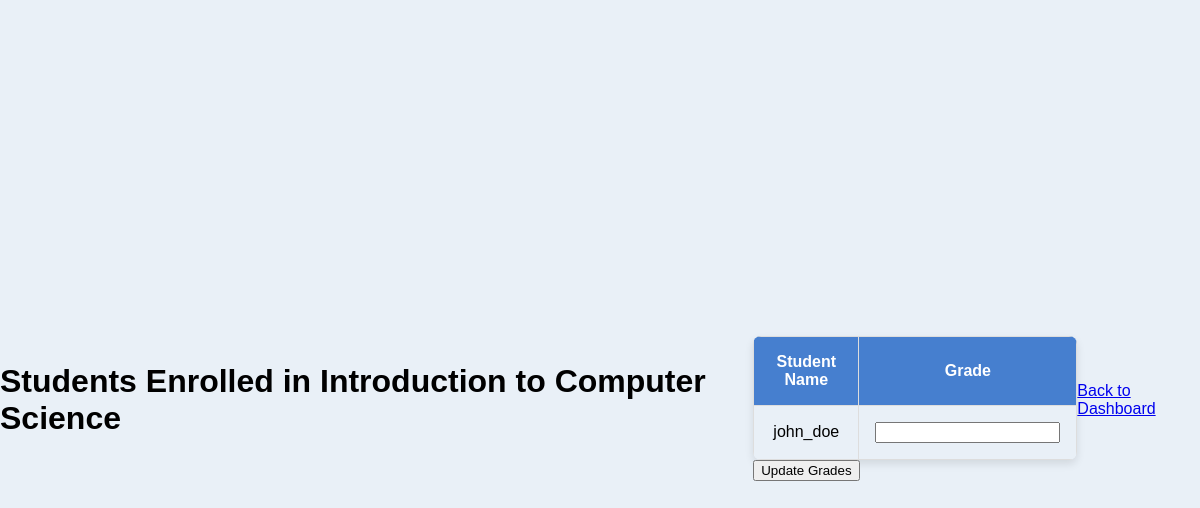
Page /teacher/course/1/students (signed in) on the earlier database version.
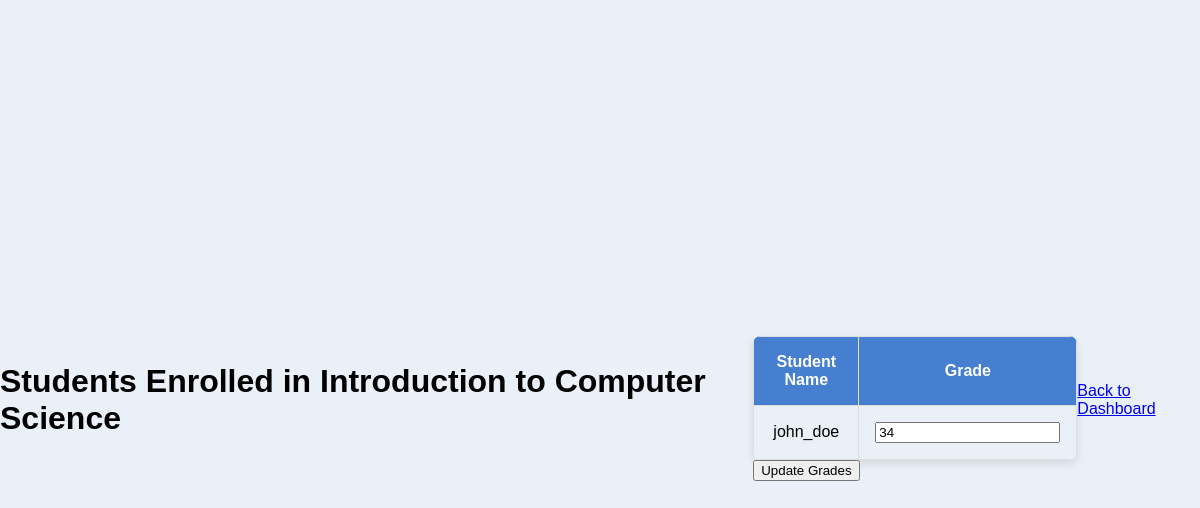
Same page on the later database version.
### app.py (models this page shows, shortened)
class Course(db.Model):
    id = db.Column(db.Integer, primary_key=True)
    course_code = db.Column(db.String(10), unique=True, nullable=False)
    course_name = db.Column(db.String(100), nullable=False)
    capacity = db.Column(db.Integer, nullable=False)
    teacher_id = db.Column(db.Integer, db.ForeignKey('user.id'), nullable=True)
    teacher = db.relationship('User', backref='teaching_courses', foreign_keys=[teacher_id])
    time = db.Column(db.String(50), nullable=True)
    enrolled_count = db.Column(db.Integer, default=0)

class User(UserMixin, db.Model):
    id = db.Column(db.Integer, primary_key=True)
    username = db.Column(db.String(150), unique=True, nullable=False)
    password = db.Column(db.String(150), nullable=False)
    role = db.Column(db.String(50))

class Enrollment(db.Model):
    id = db.Column(db.Integer, primary_key=True)
    course_id = db.Column(db.Integer, db.ForeignKey('course.id'), nullable=False)
    user_id = db.Column(db.Integer, db.ForeignKey('user.id'), nullable=False)
    grade = db.Column(db.String(5))

### app.py (the view, shortened to what this page needs)
@app.route('/teacher/course/<int:course_id>/students', methods=['GET', 'POST'])
@login_required
def view_students(course_id):
    if current_user.role != 'teacher':
        flash("Access denied: Only teachers can view this page.", "danger")
        return redirect(url_for('login'))
    course = Course.query.filter_by(id=course_id, teacher_id=current_user.id).first()
    if not course:
        flash("You do not have permission to view students for this course.", "danger")
        return redirect(url_for('teacher_dashboard'))
    enrollments = Enrollment.query.filter_by(course_id=course.id).all()
    students = [(User.query.get(enrollment.user_id), enrollment) for enrollment in enrollments]
    return render_template('students_enrolled.html', course=course, students=students)

### app.py (called while the page is built)
@login_manager.user_loader
def load_user(user_id):
    return User.query.get(int(user_id))

### templates/students_enrolled.html (shortened to what this page needs)
<!DOCTYPE html>
<html lang="en">
<head>
    <link rel="stylesheet" href="/static/styles.css">
</head>
<body>
    <h1>Students Enrolled in {{ course.course_name }}</h1>
    <form method="POST">
        <table>
            <thead>
                <tr>
                    <th>Student Name</th>
                    <th>Grade</th>
                </tr>
            </thead>
            <tbody>
                {% for student, enrollment in students %}
                <tr>
                    <td>{{ student.username }}</td>
                    <td>
                        <input type="text" name="{{ enrollment.id }}" value="{{ enrollment.grade or '' }}">
                    </td>
                </tr>
                {% endfor %}
            </tbody>
        </table>
        <button type="submit">Update Grades</button>
    </form>
    <a href="{{ url_for('teacher_dashboard') }}">Back to Dashboard</a>
</body>
</html>

### static/styles.css (style rules this page uses)
body { font-family: Arial, sans-serif; background-color: #e9f0f7; margin: 0; display: flex; justify-content: center; align-items: center; min-height: 100vh; }
table { width: 100%; border-collapse: collapse; margin-top: 1rem; text-align: center; border-radius: 8px; overflow: hidden; box-shadow: 0px 4px 8px rgba(0, 0, 0, 0.1); }
th, td { border: 1px solid #ddd; padding: 1rem; }
th { background-color: #467fcf; color: #fff; font-weight: bold; }

Differences in the rows shown:
changed through a linked row, User "john_doe": grade (not shown) → "34"
